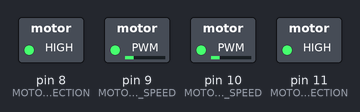
Recording of a sketch running on a simulated Arduino Uno, built with avr-gcc and run on an emulated ATmega328P. On the bench: switched loads named in the sketch (green lamp = pin HIGH).

Above: at 0.1 s.
Timing chart, 0 to 1.6 s (numbered marks = the images above):
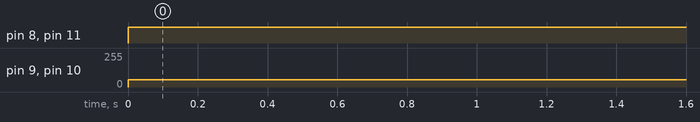

Measured:
- by itself, pin 8 (MOTOR_LEFT_DIRECTION), pin 11 (MOTOR_RIGHT_DIRECTION): LOW → HIGH at 0.00 s
- by itself, pin 9 (MOTOR_LEFT_SPEED), pin 10 (MOTOR_RIGHT_SPEED): 0/255 → 55/255 at 0.00 s

The sketch:

forwards.ino
```cpp
#define MOTOR_LEFT_DIRECTION      8
#define MOTOR_LEFT_SPEED          9
#define MOTOR_RIGHT_DIRECTION     11
#define MOTOR_RIGHT_SPEED         10


void setup() {
  // put your setup code here, to run once:
  Serial.begin(9600);

  pinMode(MOTOR_LEFT_DIRECTION, OUTPUT);
  pinMode(MOTOR_LEFT_SPEED, OUTPUT);
  pinMode(MOTOR_RIGHT_DIRECTION, OUTPUT);
  pinMode(MOTOR_RIGHT_SPEED, OUTPUT);

}

void loop() {
  // put your main code here, to run repeatedly:
  digitalWrite(MOTOR_LEFT_DIRECTION, 1);
  digitalWrite(MOTOR_RIGHT_DIRECTION, 1);
  analogWrite(MOTOR_LEFT_SPEED, 55);
  analogWrite(MOTOR_RIGHT_SPEED, 55);

}
```
